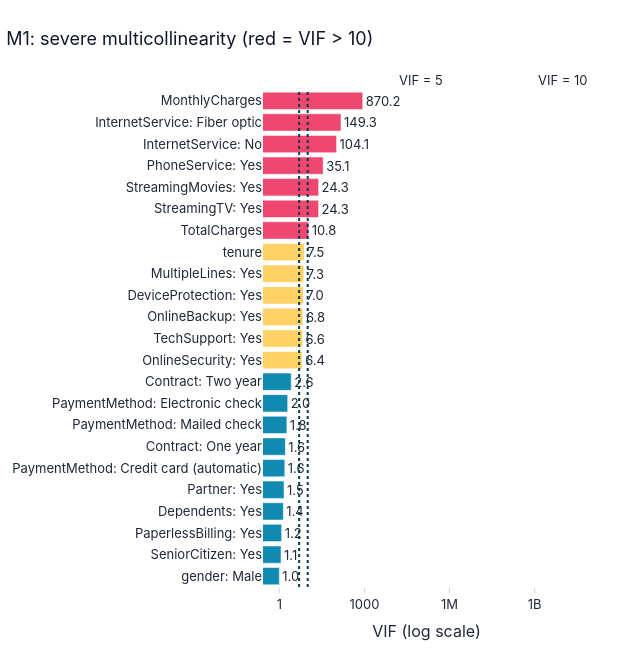
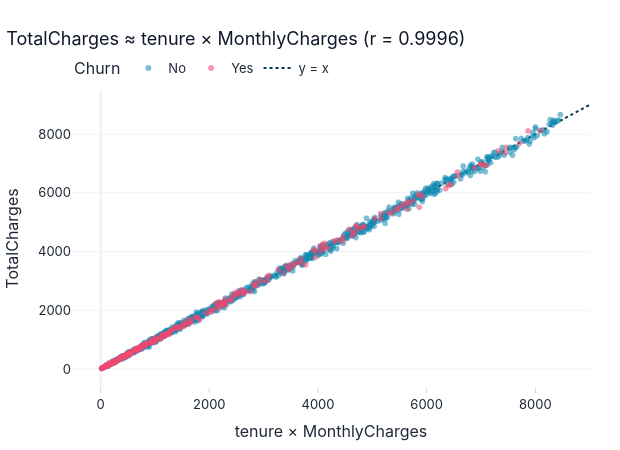

The code cell stored with these charts, in order, in its notebook:
### Code cell
# --- Graph 4a: VIF of the full model (log scale) ---
v = vif_m1.sort_values()
fig = go.Figure(go.Bar(x=v.values, y=v.index, orientation="h",
                       marker_color=[PAL["churn"] if x > 10 else (PAL["gold"] if x > 5 else PAL["stay"]) for x in v.values],
                       text=[f"{x:,.1f}" for x in v.values], textposition="outside"))
for thr, lab in [(5, "VIF = 5"), (10, "VIF = 10")]:
    fig.add_vline(x=thr, line_dash="dot", line_color=PAL["dark"], annotation_text=lab, annotation_position="top")
fig.update_layout(title="M1: severe multicollinearity (red = VIF > 10)",
                  xaxis=dict(type="log", title="VIF (log scale)"), height=650, width=620)
fig.show()

# --- Graph 4b: TotalCharges is tenure × MonthlyCharges ---
s = train.sample(1500, random_state=SEED)
fig = px.scatter(s, x=s["tenure"] * s["MonthlyCharges"], y="TotalCharges", color="Churn",
                 color_discrete_map={"No": PAL["stay"], "Yes": PAL["churn"]}, opacity=0.55,
                 labels={"x": "tenure × MonthlyCharges"})
fig.add_trace(go.Scatter(x=[0, 9000], y=[0, 9000], mode="lines", name="y = x",
                         line=dict(color=PAL["dark"], dash="dot")))
fig.update_layout(title=f"TotalCharges ≈ tenure × MonthlyCharges (r = {r_total:.4f})", height=450, width=620)
fig.show()

### Figure 1 — Plotly figure (JSON) as saved in the notebook; plotly's stock layout.template omitted (floating-point values rounded to 4 significant figures)
{"data": [{"marker": {"color": ["#118AB2", "#118AB2", "#118AB2", "#118AB2", "#118AB2", "#118AB2", "#118AB2", "#118AB2", "#118AB2", "#118AB2", "#FFD166", "#FFD166", "#FFD166", "#FFD166", "#FFD166", "#FFD166", "#EF476F", "#EF476F", "#EF476F", "#EF476F", "#EF476F", "#EF476F", "#EF476F"]}, "orientation": "h", "text": ["1.0", "1.1", "1.2", "1.4", "1.5", "1.6", "1.6", "1.8", "2.0", "2.6", "6.4", "6.6", "6.8", "7.0", "7.3", "7.5", "10.8", "24.3", "24.3", "35.1", "104.1", "149.3", "870.2"], "textposition": "outside", "type": "bar", "x": [1.003, 1.149, 1.207, 1.385, 1.469, 1.562, 1.634, 1.845, 1.973, 2.639, 6.402, 6.616, 6.795, 7.031, 7.299, 7.543, 10.83, 24.26, 24.3, 35.09, 104.1, 149.3, 870.2], "y": ["gender: Male", "SeniorCitizen: Yes", "PaperlessBilling: Yes", "Dependents: Yes", "Partner: Yes", "PaymentMethod: Credit card (automatic)", "Contract: One year", "PaymentMethod: Mailed check", "PaymentMethod: Electronic check", "Contract: Two year", "OnlineSecurity: Yes", "TechSupport: Yes", "OnlineBackup: Yes", "DeviceProtection: Yes", "MultipleLines: Yes", "tenure", "TotalCharges", "StreamingTV: Yes", "StreamingMovies: Yes", "PhoneService: Yes", "InternetService: No", "InternetService: Fiber optic", "MonthlyCharges"]}], "layout": {"annotations": [{"showarrow": false, "text": "VIF = 5", "x": 5, "xanchor": "center", "xref": "x", "y": 1, "yanchor": "bottom", "yref": "y domain"}, {"showarrow": false, "text": "VIF = 10", "x": 10, "xanchor": "center", "xref": "x", "y": 1, "yanchor": "bottom", "yref": "y domain"}], "height": 650, "shapes": [{"line": {"color": "#073B4C", "dash": "dot"}, "type": "line", "x0": 5, "x1": 5, "xref": "x", "y0": 0, "y1": 1, "yref": "y domain"}, {"line": {"color": "#073B4C", "dash": "dot"}, "type": "line", "x0": 10, "x1": 10, "xref": "x", "y0": 0, "y1": 1, "yref": "y domain"}], "title": {"text": "M1: severe multicollinearity (red = VIF > 10)"}, "width": 620, "xaxis": {"title": {"text": "VIF (log scale)"}, "type": "log"}}}

### Figure 2 — Plotly figure (JSON) as saved in the notebook; plotly's stock layout.template omitted (floating-point values rounded to 4 significant figures; data arrays with more than 128 entries replaced by an {"elided": "..."} marker saying what was removed)
{"data": [{"hovertemplate": "Churn=No<br>tenure × MonthlyCharges=%{x}<br>TotalCharges=%{y}<extra></extra>", "legendgroup": "No", "marker": {"color": "#118AB2", "opacity": 0.55, "symbol": "circle"}, "mode": "markers", "name": "No", "showlegend": true, "type": "scattergl", "x": {"elided": "1108 float values"}, "xaxis": "x", "y": {"elided": "1108 float values"}, "yaxis": "y"}, {"hovertemplate": "Churn=Yes<br>tenure × MonthlyCharges=%{x}<br>TotalCharges=%{y}<extra></extra>", "legendgroup": "Yes", "marker": {"color": "#EF476F", "opacity": 0.55, "symbol": "circle"}, "mode": "markers", "name": "Yes", "showlegend": true, "type": "scattergl", "x": {"elided": "392 float values"}, "xaxis": "x", "y": {"elided": "392 float values"}, "yaxis": "y"}, {"line": {"color": "#073B4C", "dash": "dot"}, "mode": "lines", "name": "y = x", "type": "scatter", "x": [0, 9000], "y": [0, 9000]}], "layout": {"height": 450, "legend": {"title": {"text": "Churn"}, "tracegroupgap": 0}, "title": {"text": "TotalCharges ≈ tenure × MonthlyCharges (r = 0.9996)"}, "width": 620, "xaxis": {"anchor": "y", "domain": [0, 1], "title": {"text": "tenure × MonthlyCharges"}}, "yaxis": {"anchor": "x", "domain": [0, 1], "title": {"text": "TotalCharges"}}}}
